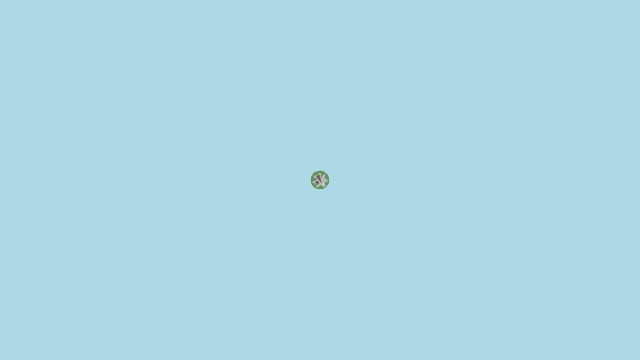
Frame 1 (no input)
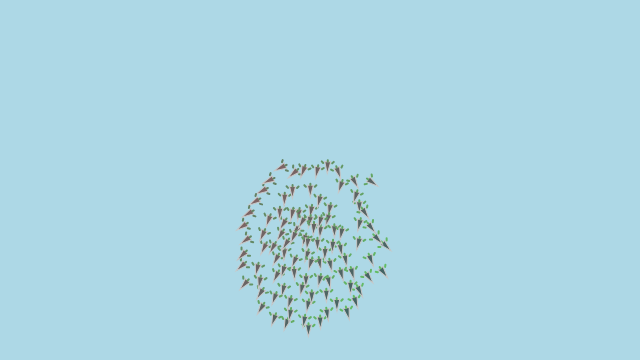
Frame 60 (no input)
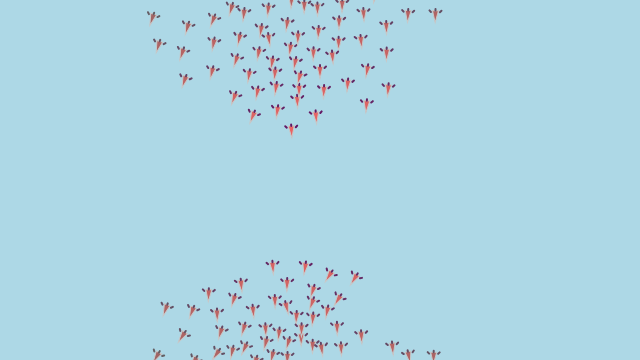
Frame 120 (the mouse pressed at the canvas centre since frame 60)

The p5.js sketch that drew these frames (run headless with seeded random() and noise() and a simulated clock; from frame 60 on, the mouse is pressed at the canvas centre):

// p5.js sketch
// ── sketch.js
// sketch.js - The purpose of this sketch is to create a canvas that has randomly falling snow, but when the left mouse button is pressed, the snowflakes will rotate around the cursor.
// This site was used for reference for the flocking base. https://editor.p5js.org/p5/sketches/Simulate:_SnowflakeParticleSystem
// This site was used for inspiration for the birds changing color based off of distance. https://editor.p5js.org/generative-design/sketches/P_1_1_2_01
// I used ChatGPT to help me code this.
// Author: William Gonzalez
// Date: 2/3/25

// Here is how you might set up an OOP p5.js project
// Note that p5.js looks for a file called sketch.js

// Globals
let flock;

// setup() function is called once when the program starts
function setup() {
  createCanvas(640, 360);
  createP("Drag the mouse to generate new boids.");

  flock = new Flock();
  // Add an initial set of boids into the system
  for (let i = 0; i < 100; i++) {
    let b = new Boid(width / 2,height / 2);
    flock.addBoid(b);
  }
}

// draw() function is called repeatedly, it's the main animation loop
function draw() {
  background(173, 216, 230);
  flock.run();
}

// Add a new boid into the System
function mouseDragged() {
  flock.addBoid(new Boid(mouseX, mouseY));
}

function Flock() {
  // An array for all the boids
  this.boids = []; // Initialize the array
}

Flock.prototype.run = function() {
  for (let i = 0; i < this.boids.length; i++) {
    this.boids[i].run(this.boids);  // Passing the entire list of boids to each boid individually
  }
}

Flock.prototype.addBoid = function(b) {
  this.boids.push(b);
}

function Boid(x, y) {
  this.acceleration = createVector(0, 0);
  this.velocity = createVector(random(-1, 1), random(-1, 1));
  this.position = createVector(x, y);
  this.r = 3.0;
  this.maxspeed = 3;    // Maximum speed
  this.maxforce = 0.05; // Maximum steering force
}

Boid.prototype.run = function(boids) {
  this.flock(boids);
  this.update();
  this.borders();
  this.render();
}

Boid.prototype.applyForce = function(force) {
  // We could add mass here if we want A = F / M
  this.acceleration.add(force);
}

// We accumulate a new acceleration each time based on three rules
Boid.prototype.flock = function(boids) {
  let sep = this.separate(boids);   // Separation
  let ali = this.align(boids);      // Alignment
  let coh = this.cohesion(boids);   // Cohesion
  // Arbitrarily weight these forces
  sep.mult(1.5);
  ali.mult(1.0);
  coh.mult(1.0);
  // Add the force vectors to acceleration
  this.applyForce(sep);
  this.applyForce(ali);
  this.applyForce(coh);
}

// Method to update location
Boid.prototype.update = function() {
  // Update velocity
  this.velocity.add(this.acceleration);
  // Limit speed
  this.velocity.limit(this.maxspeed);
  this.position.add(this.velocity);
  // Reset accelertion to 0 each cycle
  this.acceleration.mult(0);
}

// A method that calculates and applies a steering force towards a target
// STEER = DESIRED MINUS VELOCITY
Boid.prototype.seek = function(target) {
  let desired = p5.Vector.sub(target,this.position);  // A vector pointing from the location to the target
  // Normalize desired and scale to maximum speed
  desired.normalize();
  desired.mult(this.maxspeed);
  // Steering = Desired minus Velocity
  let steer = p5.Vector.sub(desired,this.velocity);
  steer.limit(this.maxforce);  // Limit to maximum steering force
  return steer;
}

Boid.prototype.render = function() {
  let d = dist(this.position.x, this.position.y, mouseX, mouseY);
  
  let colorValue = map(d, 0, width, 255, 0);
  
  let bodyColor = color(colorValue, 100, 100);
  let wingTailColor = color(100, 255 - colorValue, 100);
  
  fill(bodyColor);
  stroke(200);
  
  push();
  translate(this.position.x, this.position.y);
  let theta = this.velocity.heading() + radians(90);
  rotate(theta);

  beginShape();
  vertex(0, -this.r * 2);
  vertex(-this.r, this.r * 2);
  vertex(this.r, this.r * 2);
  endShape(CLOSE);

  strokeWeight(2);
  stroke(wingTailColor);
  line(-this.r * 1.5, this.r * 1.5, -this.r * 2, this.r * 2);
  line(this.r * 1.5, this.r * 1.5, this.r * 2, this.r * 2);

  line(0, this.r * 2, 0, this.r * 2.5);

  pop();
}

// Wraparound
Boid.prototype.borders = function() {
  if (this.position.x < -this.r)  this.position.x = width + this.r;
  if (this.position.y < -this.r)  this.position.y = height + this.r;
  if (this.position.x > width + this.r) this.position.x = -this.r;
  if (this.position.y > height + this.r) this.position.y = -this.r;
}

// Separation
// Method checks for nearby boids and steers away
Boid.prototype.separate = function(boids) {
  let desiredseparation = 25.0;
  let steer = createVector(0, 0);
  let count = 0;
  // For every boid in the system, check if it's too close
  for (let i = 0; i < boids.length; i++) {
    let d = p5.Vector.dist(this.position,boids[i].position);
    // If the distance is greater than 0 and less than an arbitrary amount (0 when you are yourself)
    if ((d > 0) && (d < desiredseparation)) {
      // Calculate vector pointing away from neighbor
      let diff = p5.Vector.sub(this.position, boids[i].position);
      diff.normalize();
      diff.div(d);        // Weight by distance
      steer.add(diff);
      count++;            // Keep track of how many
    }
  }
  // Average -- divide by how many
  if (count > 0) {
    steer.div(count);
  }

  // As long as the vector is greater than 0
  if (steer.mag() > 0) {
    // Implement Reynolds: Steering = Desired - Velocity
    steer.normalize();
    steer.mult(this.maxspeed);
    steer.sub(this.velocity);
    steer.limit(this.maxforce);
  }
  return steer;
}

// Alignment
// For every nearby boid in the system, calculate the average velocity
Boid.prototype.align = function(boids) {
  let neighbordist = 50;
  let sum = createVector(0,0);
  let count = 0;
  for (let i = 0; i < boids.length; i++) {
    let d = p5.Vector.dist(this.position,boids[i].position);
    if ((d > 0) && (d < neighbordist)) {
      sum.add(boids[i].velocity);
      count++;
    }
  }
  if (count > 0) {
    sum.div(count);
    sum.normalize();
    sum.mult(this.maxspeed);
    let steer = p5.Vector.sub(sum, this.velocity);
    steer.limit(this.maxforce);
    return steer;
  } else {
    return createVector(0, 0);
  }
}

// Cohesion
// For the average location (i.e. center) of all nearby boids, calculate steering vector towards that location
Boid.prototype.cohesion = function(boids) {
  let neighbordist = 50;
  let sum = createVector(0, 0);   // Start with empty vector to accumulate all locations
  let count = 0;
  for (let i = 0; i < boids.length; i++) {
    let d = p5.Vector.dist(this.position,boids[i].position);
    if ((d > 0) && (d < neighbordist)) {
      sum.add(boids[i].position); // Add location
      count++;
    }
  }
  if (count > 0) {
    sum.div(count);
    return this.seek(sum);  // Steer towards the location
  } else {
    return createVector(0, 0);
  }
}
